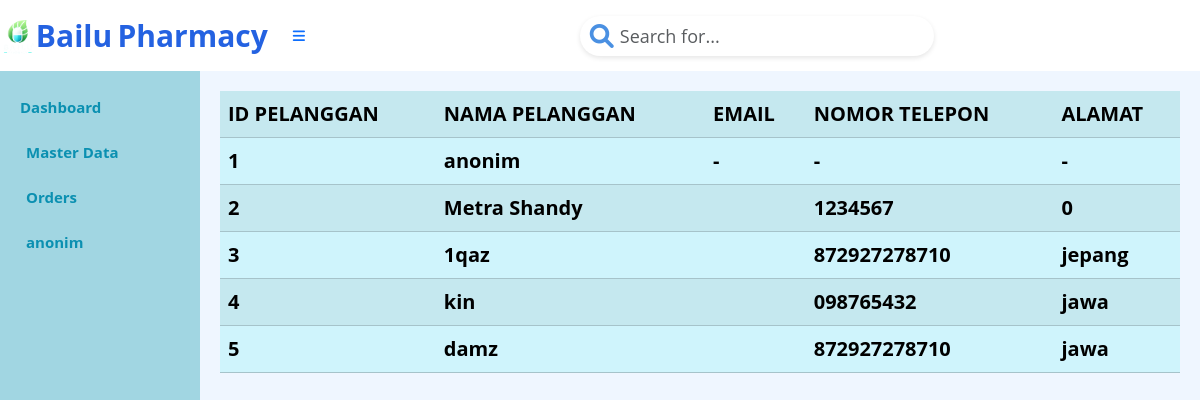
Screenshot of /index.php?page=pelanggan (signed in) with the database file from the repository.
### tables this page shows
CREATE TABLE `tb_pelanggan` (
  `Id_pelanggan` int(4) NOT NULL AUTO_INCREMENT,
  `username` varchar(15) NOT NULL,
  `email` varchar(15) NOT NULL,
  `no_tlp` varchar(15) NOT NULL,
  `alamat` varchar(10) NOT NULL,
  `password` varchar(255) NOT NULL,
  PRIMARY KEY (`Id_pelanggan`)
);

### pelanggan.php (the view)
<?php
$mysqli = new mysqli("localhost", "root", "", "apotek");
$result = $mysqli->query("SELECT * from tb_pelanggan");
?>
<table class="table table-info table-striped">
    <tr>
        <th>ID PELANGGAN</th>
        <th>NAMA PELANGGAN</th>
        <th>EMAIL</th>
        <th>NOMOR TELEPON</th>
        <th>ALAMAT</th>
    </tr>
    <?php
    foreach ($result as $row) {
        echo "<tr>";
        echo "<td>";
        echo $row['Id_pelanggan'];
        echo "</td>";
        echo "<td>";
        echo $row['username'];
        echo "</td>";
        echo "<td>";
        echo $row['email'];
        echo "</td>";
        echo "<td>";
        echo $row['no_tlp'];
        echo "</td>";
        echo "<td>";
        echo $row['alamat'];
        echo "</tr>";
    }
    ?>
</table>

### index.php (style rules this page uses)
body { background-color: #EFF6FF; font-family: 'Open Sans', sans-serif; font-weight: bold; font-size: 20px; color: #0B90B1; }

### rows the page displays
tb_pelanggan: Id_pelanggan "1", username "anonim", email "-", no_tlp "-", alamat "-"
tb_pelanggan: Id_pelanggan "2", username "Metra Shandy", no_tlp "1234567", alamat "0"
tb_pelanggan: Id_pelanggan "3", username "1qaz", no_tlp "872927278710", alamat "jepang"
tb_pelanggan: Id_pelanggan "4", username "kin", no_tlp "098765432", alamat "jawa"
tb_pelanggan: Id_pelanggan "5", username "damz", no_tlp "872927278710", alamat "jawa"

### other values shown
$_SESSION['username'] "anonim"
